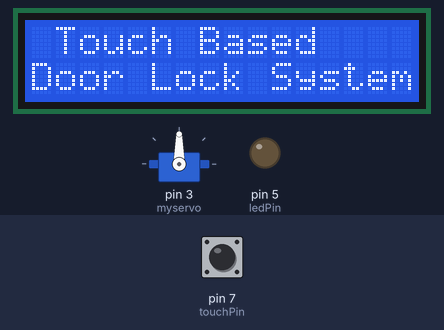
Simulated run of this sketch. Board: Arduino Uno, built with avr-gcc and run on an emulated ATmega328P. Shown: 16×2 character LCD, servo, output pins drawn as LEDs (lit = HIGH). Dashed ring = blinking. The inputs (shaded band) are chosen by the test bench; at power-on: pin 7 (touchPin) LOW.

Above: at 1.2 s.
1.3 s: pin 7 (touchPin) pulled HIGH for 1 s
At 3.2 s:
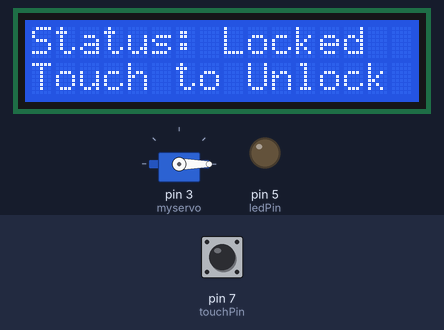
3.8 s: pin 7 (touchPin) pulled HIGH for 0.15 s
At 5.3 s:
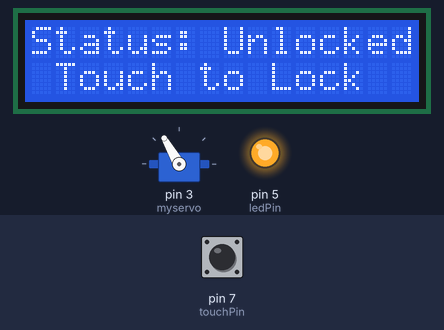
5.6 s: pin 7 (touchPin) pulled HIGH for 3.2 s
At 6.11 s:
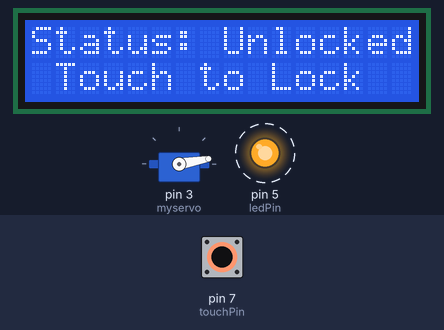
10.3 s: pin 7 (touchPin) driven HIGH
At 10.85 s:
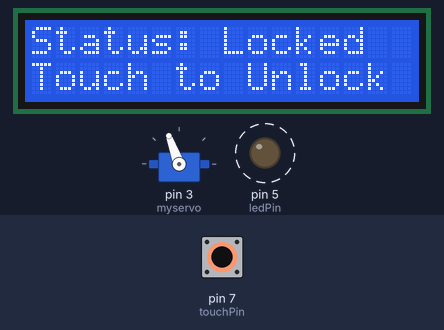
Timing chart, 0 to 17.3 s (numbered marks = the images above; inputs shaded):
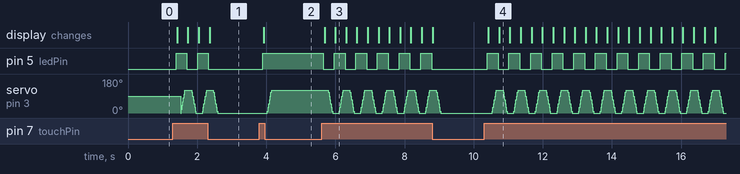

Measured:
- after the input at 3.8 s, pin 5 (ledPin): LOW → HIGH after 0.09 s; servo on pin 3 (myservo): 0° → 120° after 0.23 s; the display: changes after 0.12 s (image 2)

The sketch:

05_Touch_based_Lock_System.ino
```cpp
/*****************************************************
  Activity Name : Touch based lock system
  Organisation: Soham Academy Of Human Excellence
  Website: https://ria.sohamacademy.org/
****************************************************/

#include "LiquidCrystal_I2C.h"
LiquidCrystal_I2C lcd(0x27, 16, 2);
#include <Servo.h>
const int servoPin = 3; // Servo pin
const int touchPin = 7; // touch pin
int ledPin = 5;
int touchState = 0;
int directionState = 0;
Servo myservo;
int pos = 0;

void setup() {
  lcd.begin();
  lcd.print(" Touch Based");
  lcd.setCursor(0, 1);
  lcd.print("Door Lock System");
  myservo.attach(3);
  pinMode(touchPin, INPUT);
  pinMode(ledPin, OUTPUT);
}

void loop() {
  touchState = digitalRead(touchPin);
  delay(50);
  if (directionState == 0) {
    if (touchState == HIGH) {
      directionState = 1;
      digitalWrite(ledPin, 1);
      lcd.clear();
      lcd.setCursor(0, 0);
      lcd.print("Status: Unlocked");
      lcd.setCursor(0, 1);
      lcd.print(" Touch to Lock");
      delay(100);
      for (pos = 0; pos <= 120; pos += 10)
      {
        myservo.write(pos);
        delay(10); // waits 15ms to reach the position
      }
    }
  }
  else if (directionState == 1) {
    if (touchState == HIGH) {
      directionState = 0;
      digitalWrite(ledPin, 0);
      lcd.clear();
      lcd.setCursor(0, 0);
      lcd.print("Status: Locked");
      lcd.setCursor(0, 1);
      lcd.print("Touch to Unlock");
      delay(100);
      for (pos = 120; pos >= 0; pos -= 10)
      {
        myservo.write(pos);
        delay(10);
      }
    }
  }
}
```
